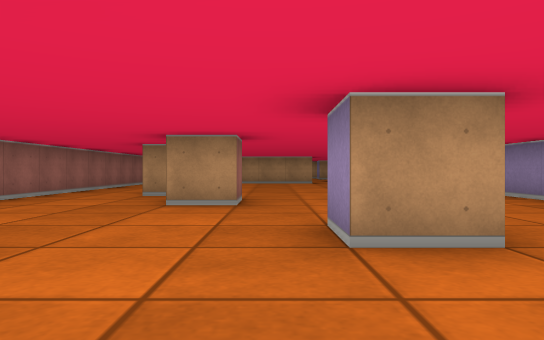
View 1 (above)

17 first-person views from a walk through a cub3D ray-caster map. The camera is about half as high as the walls, looks level and sees 70° across. The floor is counted in squares. Each view is taken from the middle of a square. On the plan, view 1 faces up. The plan holds only what a view shows up to about 9 squares ahead; the rest is blank.

View 2
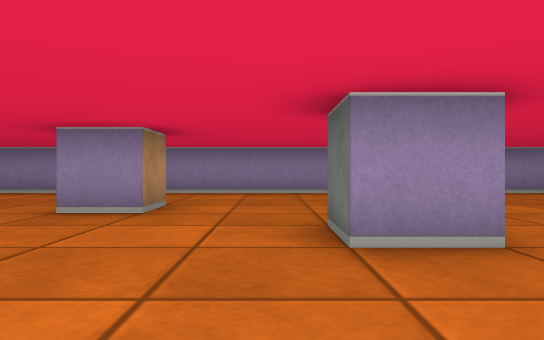

View 3
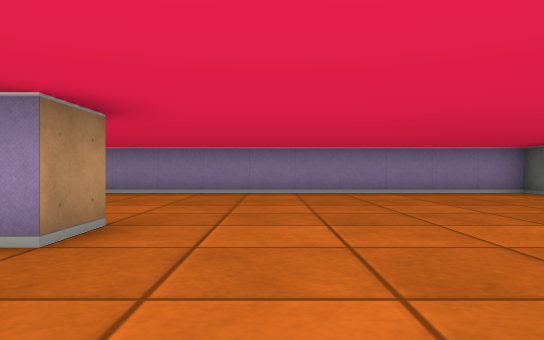

View 4
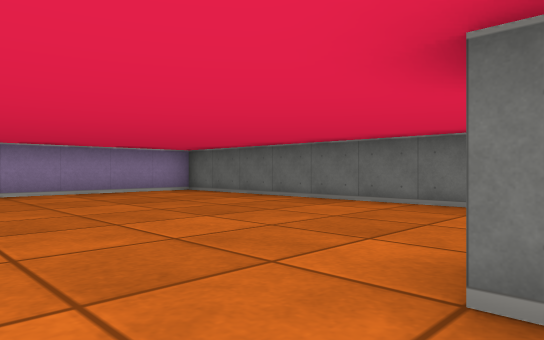

View 5
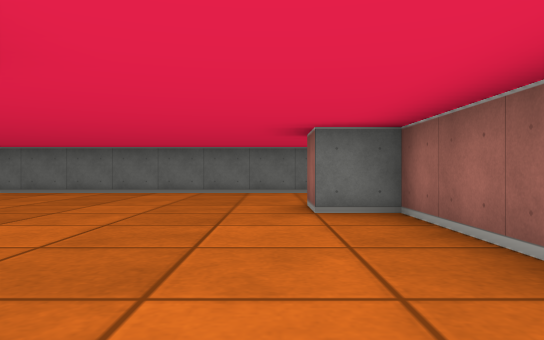

View 6
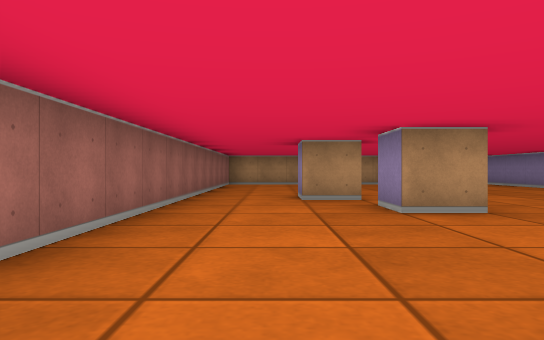

View 7
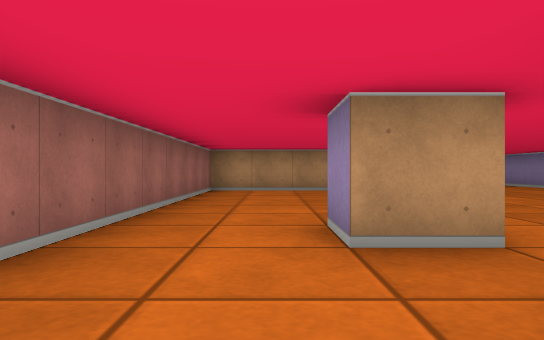

View 8
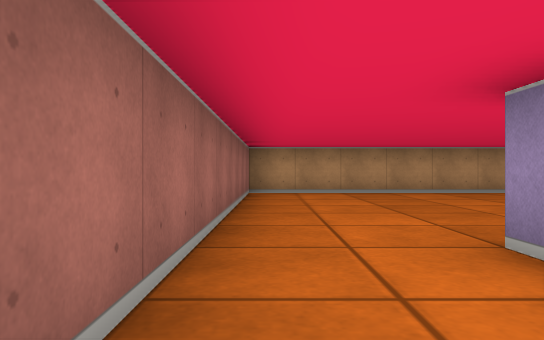

View 9
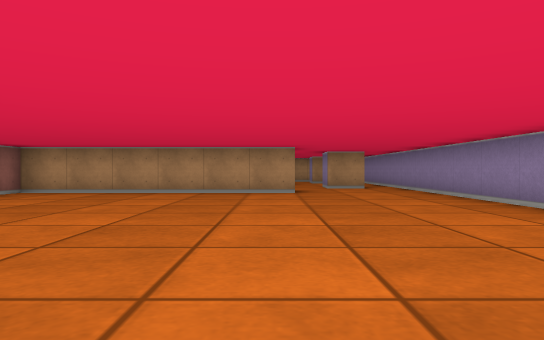

View 10
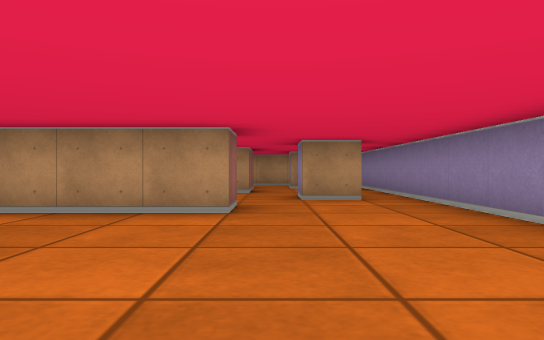

View 11
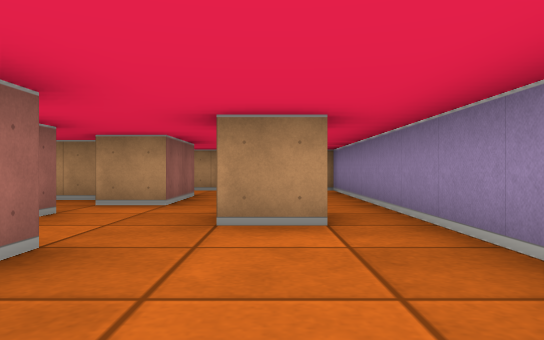

View 12
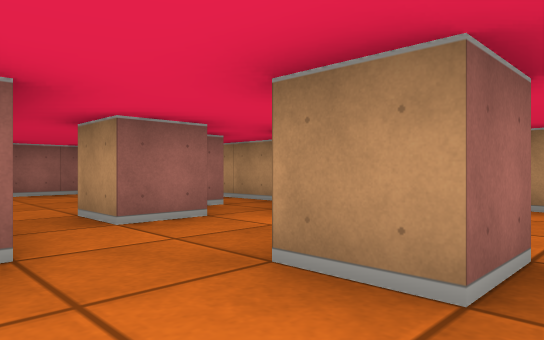

View 13
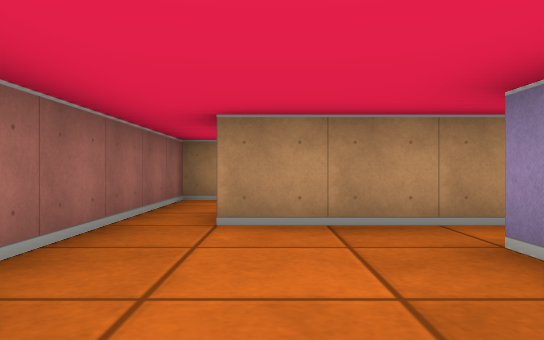

View 14
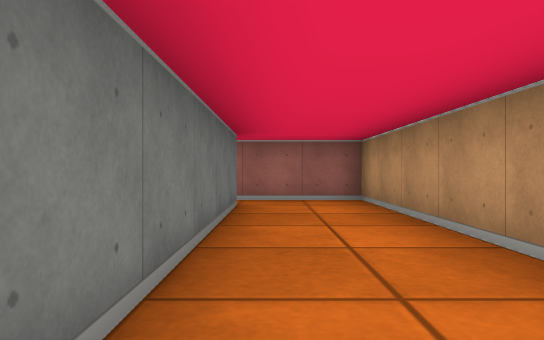

View 15
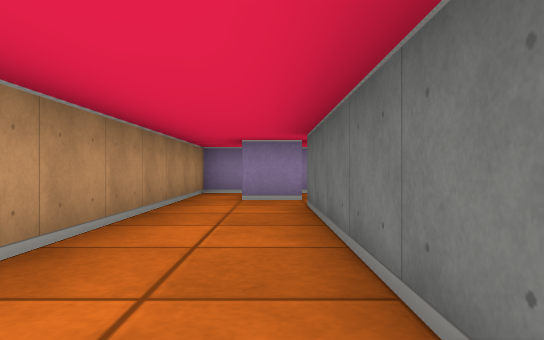

View 16
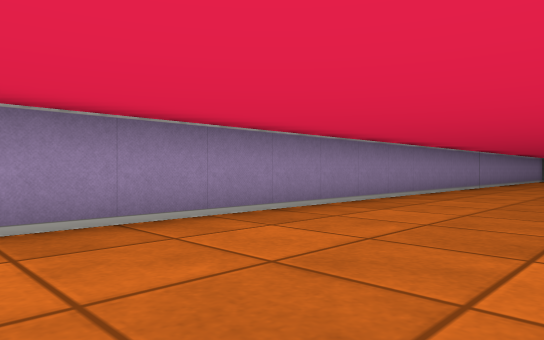

View 17
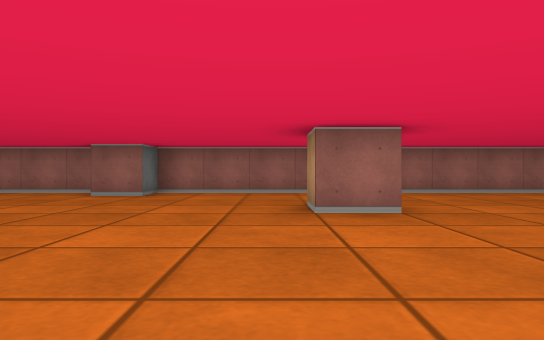

### Floor plan
Ten units are one square. View 1 is at (0, 0); x grows to the right and y downward. Boxes are objects, and circles mark ways between rooms. Rooms are numbered by the first view taken in them; rooms with no view inside come last. Other rooms are left out.
<svg viewBox="-50 -230 100 310">
<path fill="none" stroke="#000" d="M-5 -64 -5 -55 -15 -55 -15 -65M-15 -75 -25 -75 -25 -85M15 -25 5 -25 5 -35M-5 -5 -5 5 -15 5 -15 -5 -5 -5M-45 1 -45 35 -35 35 -35 45M15 -155 15 -145 -45 -145 -45 -18M5 -176 5 -165 -5 -165M-45 49 -45 70M35 -175 35 -165 25 -165 25 -175M1 -195 -16 -195M-39 75 45 75 45 -225 -45 -225 -45 -196M25 -205 25 -215M-35 -205 15 -205 15 -185 5 -185M-16 -195 -35 -195M-45 -196 -45 -166"/>
<circle cx="-10" cy="-190" r="3" fill="#2a7"/>
<circle cx="-40" cy="-200" r="3" fill="#2a7"/>
<circle cx="-5" cy="-160" r="3" fill="#2a7"/>
<text x="0" y="-60">1</text>
<text x="-30" y="-180">2</text>
</svg>
Room 1 opens to room 2.

Where each view was taken, in squares from view 1:
view 1: 0 up, 0 right, facing up
view 2: 1 up, 4 left, facing right
view 3: 2 down, 4 left, facing right
view 4: 2 down, 4 left, facing down-right
view 5: 1 up, 3 left, facing down
view 6: 1 up, 3 left, facing up
view 7: 5 up, 3 left, facing up
view 8: 6 up, 4 left, facing up
view 9: 6 up, 1 right, facing up
view 10: 10 up, 2 right, facing up
view 11: 13 up, 3 right, facing up
view 12: 15 up, 4 right, facing up-left
view 13: 16 up, 3 left, facing up
view 14: 21 up, 2 right, facing left
view 15: 21 up, 4 left, facing right
view 16: 12 up, 1 right, facing down-right
view 17: 1 down, 4 right, facing left
